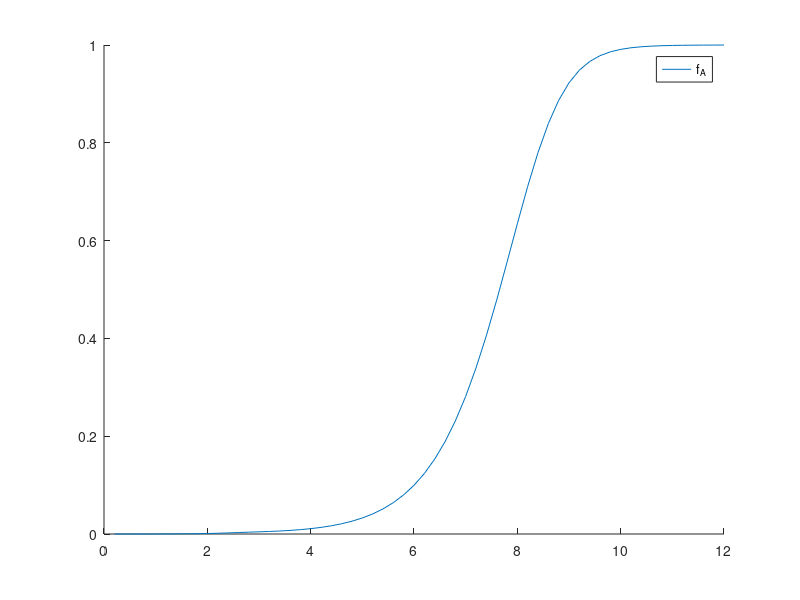

Here is the MATLAB script that generated this plot:

clear all;
      %----------------------%
      % ACA EMPIEZO ARMAR EL PROGRAMA QUE ITERE ELIB EN FUNCION RHO_O Y KD
      %-------------------------%
      % DEFINICIONES GLOBALES
%pkg load optim;


global bet_a
global kd
global ka
global rho_h_bulk
global rho_a_bulk    
global rho_o
global psi
global f_A
global f_ha
global f_hap
 

rho_o = 0.90 ;  % monomer concentration in film (M); ~ 1
vpair = 1.0 ;   % CHECKEAr
Temp=298;       % ------ K ------%
bet_a=96485/(Temp*8.3144);		% |e|/kT in V^-1

%kd=10^5;


%%-----------------ALGUNAS DEFINICIONES QUE VOY A USAR DENTRO DEL PROGRAMA--------------%%

epsi=10^(-5);
phmax=60;
paso=0.2;
for kdexp=1:1:1
  kd=10^(kdexp);
  kd=100;
  i=0;
  for iph=1:1:phmax
    ph=iph*paso;
    rho_h_bulk=10^(-ph);	
    rho_a_bulk=10^(-ph);
    rho_c_bulk=10^(-3);
    ka=10^(-5);		
    f_A = 0.5;		 %% initial conditions for solver
    psi = 0;		 %% initial conditions for solver
                %lbounds = [0 -inf];	 %% bounds of  f_A and psi
                %ubounds = [1 inf]; 	 %% bounds of  f_A and psi
    Xo=[f_A,psi];		 %% CONDICIONES INICIALES PARA EL FSOLV Xo=[f_a,ps_i]%   
                %options = optimset('Tolfun', 1E-12, 'TolX', 1e-12, 'MaxFunEvals', 10000);
  % Func = @(X) [X(1)*(1+rho_h_bulk*(exp(-bet_a*X(2)))/ka)+(kd/ka)*rho_o*X(1)*rho_h_bulk*(exp(-bet_a*X(2)))*(X(1)+X(1)*rho_h_bulk*(exp(-bet_a*X(2)))/ka)-1;rho_a_bulk*exp(bet_a*X(2))+rho_o*X(1)-rho_h_bulk*exp(-bet_a*X(2))];
    Func_corr = @(X) [X(1)*(1+((rho_h_bulk*(exp(-bet_a*X(2))))/ka)+(rho_o*rho_h_bulk*(exp(-bet_a*X(2)))*vpair/(ka*(kd+rho_o*vpair))))-1;rho_a_bulk*exp(bet_a*X(2))+rho_o*X(1)-rho_h_bulk*exp(-bet_a*X(2))-rho_c_bulk*exp(-bet_a*X(2))];
    %[X resnorm] = lsqnonlin(@myfun,Xo,lbounds,ubounds, options);
    [X,fval,info] = fsolve(Func_corr,Xo);
    if (info==1)
      %myfun(X);     
      %resnorm;	
      psi = X(2);
      f_A = X(1);
      f_ha = f_A*rho_h_bulk*(exp(-bet_a*psi))/ka;
      f_hap =1-f_A-f_ha;
      ph_a(iph)=ph;
      m(iph,kdexp)=[X(1)];  % to plot f_A vs ph
      n(iph,kdexp)=[f_ha];  % to plot f_ha vs ph
     % o(iph,kdexp)=[f_hap];  % to plot f_hap vs ph
      check(iph,kdexp)=[sqrt(Func_corr(X)(1)^2+Func_corr(X)(2)^2 )] ;
      r(iph,kdexp)=[X(2)];  % to plot  psi vs ph
      %fprintf(fid, '%f \t %f\n', m(1),m(2) );		
            %elseif (info==2)
             % [X,fval,info] = fsolve(Func,X);
             % ch=info;
              %myfun(X);     
              %resnorm;	
             % psi = X(2);
              %f_A = X(1);
             % f_ha = f_A*rho_h_bulk*(exp(-bet_a*psi))/ka;
             % f_hap =1-f_A-f_ha;
            %  ph_a(iph)=ph;
           %   m(iph,kdexp)=[X(1)];  % to plot f_A vs ph
          %    n(iph,kdexp)=[f_ha];  % to plot f_ha vs ph
             % o(iph,kdexp)=[f_hap];  % to plot f_hap vs ph
         %     check(iph,kdexp)=[sqrt(Func(X)(1)^2+Func(X)(2)^2 )] ;
        %      r(iph,kdexp)=[X(2)];  % to plot  psi vs ph
              %fprintf(fid, '%f \t %f\n', m(1),m(2) );		  
    else
      [X,fval,info] = fsolve(Func_corr,X);
      [X,fval,info] = fsolve(Func_corr,X);
      [X,fval,info] = fsolve(Func_corr,X);
      [X,fval,info] = fsolve(Func_corr,X);
      ch2=info;
      %myfun(X);     
      %resnorm;	
      psi = X(2);
      f_A = X(1);
      f_ha = f_A*rho_h_bulk*(exp(-bet_a*psi))/ka;
      f_hap =1-f_A-f_ha;
      ph_a(iph)=ph;
      m(iph,kdexp)=[X(1)];  % to plot f_A vs ph
      n(iph,kdexp)=[f_ha];  % to plot f_ha vs ph
     % o(iph,kdexp)=[f_hap];  % to plot f_hap vs ph
      check(iph,kdexp)=[sqrt(Func_corr(X)(1)^2+Func_corr(X)(2)^2 )] ;
      r(iph,kdexp)=[X(2)];  % to plot  psi vs ph
      %fprintf(fid, '%f \t %f\n', m(1),m(2) );		
     end
  end

   hold all;
  plot (ph_a(1,:),m(:,kdexp)',";f_{A};")
  %plot (ph_a(1,:),n(:,kdexp)',";f_{ha};")
  %plot (ph_a(1,:),o(:,kdexp)',";f_{hap};")
  %plot (ph_a(1,:),check(:,kdexp)',";check;")
  hold all;
end


%clear all

%fid = fopen('fa_ph.txt',"w");%aca no se si va w o s o sino va nada 
 %for kdexp=0:1:10
 %i=0;
 % for ph=0:paso:phmax
 %   i=i+1;
 %   fprintf(fid, '%f \t %f\n', ph,m(kdexp*(phmax/paso+1)+i) );
 % end
 %end
%fclose(fid);

%fide = fopen('psi_ph.txt',"w");%aca no se si va w o s o sino va nada 
 %for kdexp=0:1:10
 %i=0;
 % for ph=0:paso:phmax
  %  i=i+1;
   % fprintf(fide, '%f \t %f\n', ph,r(kdexp*(phmax/paso+1)+i) );
  %end
 %end
%fclose(fide);

%fidch = fopen('check_ph.txt',"w");%aca no se si va w o s o sino va nada 
% for kdexp=0:1:10
% i=0;
%  for ph=0:paso:phmax
 %   i=i+1;
 %   fprintf(fidch, '%f \t %f\n', ph,check(kdexp*(phmax/paso+1)+i) );
 % end
 %end
%fclose(fidch);

%%------------------funciones para fsolve--------------------%%%
%function  F = myfun(X)
    
%global bet_a
%global kd
%global ka
%global rho_h_bulk
%global rho_a_bulk    
%global rho_o

%X;

%F(1) = X(1)*(1+rho_h_bulk*(exp(-bet_a*X(2)))/ka)+(kd/ka)*rho_o*X(1)*rho_h_bulk*(exp(-bet_a*X(2)))*(X(1)+X(1)*rho_h_bulk*(exp(-bet_a*X(2)))/ka)-1;
%F(2) = rho_a_bulk*exp(bet_a*X(2))+rho_o*X(1)-rho_h_bulk*exp(-bet_a*X(2));

%end 
